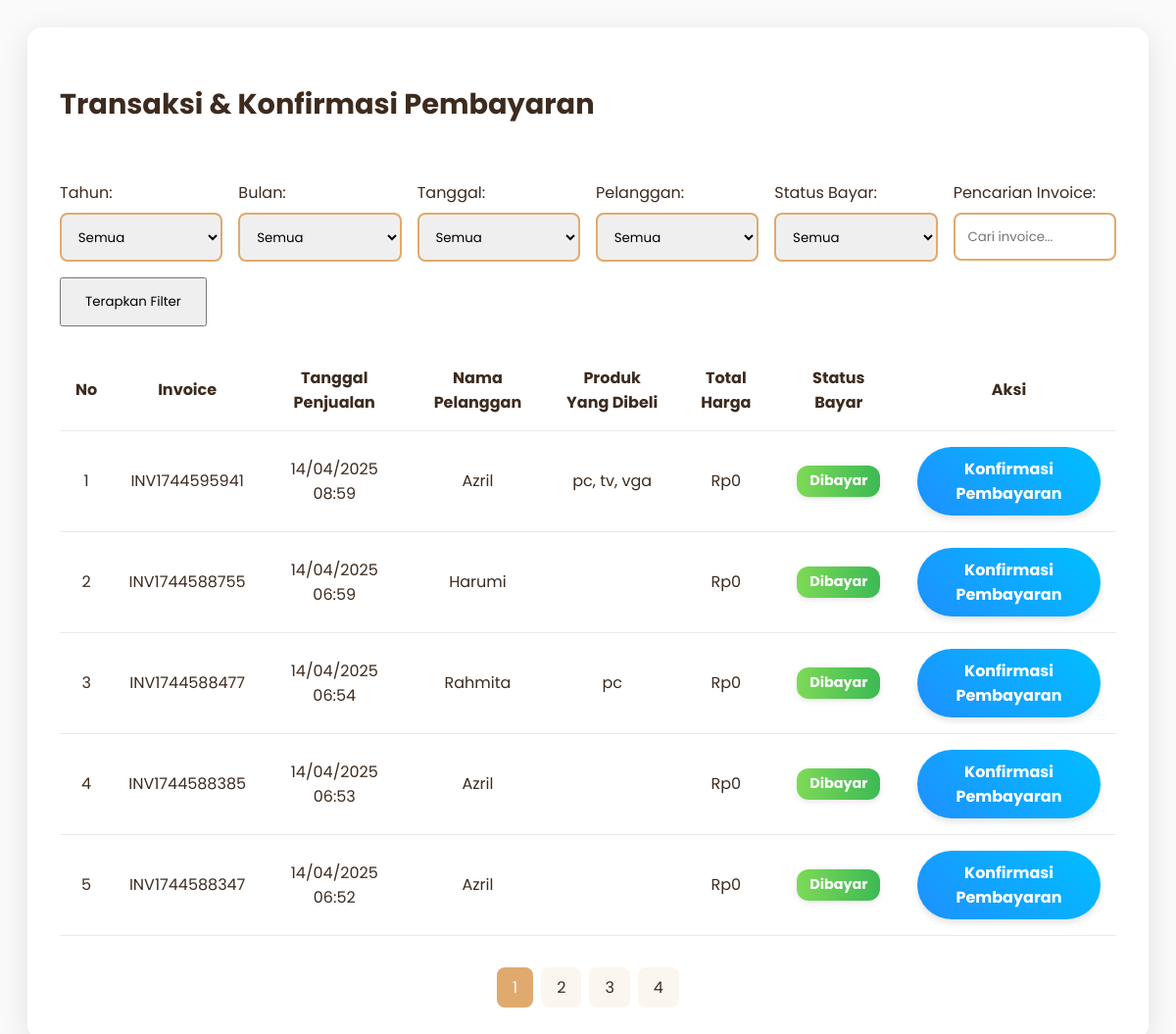
Screenshot of /admin/transaksi/transaksi.php with the database file from the repository.
### tables this page shows
CREATE TABLE `penjualan` (
  `PenjualanID` int(10) NOT NULL,
  `TanggalPenjualan` datetime DEFAULT NULL,
  `tgl_bayar` datetime NOT NULL,
  `PelangganID` int(10) DEFAULT NULL,
  `status_bayar` enum('belum dibayar','dibayar') NOT NULL DEFAULT 'belum dibayar',
  `invoice` varchar(50) NOT NULL,
  `diskon` decimal(5,2) DEFAULT NULL,
  `pajak` decimal(5,2) DEFAULT NULL,
  `updated_at` datetime DEFAULT current_timestamp() ON UPDATE current_timestamp()
);

CREATE TABLE `pelanggan` (
  `PelangganID` int(10) NOT NULL,
  `NamaPelanggan` varchar(255) DEFAULT NULL,
  `Alamat` text DEFAULT NULL,
  `NomorTelepon` varchar(20) DEFAULT NULL,
  `jk` enum('Laki_Laki','Perempuan') NOT NULL
);

### admin/transaksi/transaksi.php (the view, shortened to what this page needs)
<?php
$koneksi = new mysqli("localhost", "root", "", "kasir_reddra");
$tahun            = isset($_GET['tahun']) ? $_GET['tahun'] : '';
$bulan            = isset($_GET['bulan']) ? $_GET['bulan'] : '';
$tanggal          = isset($_GET['tanggal']) ? $_GET['tanggal'] : '';
$pelanggan_filter = isset($_GET['pelanggan']) ? $_GET['pelanggan'] : '';
$search           = isset($_GET['search']) ? $_GET['search'] : '';
$status_filter    = isset($_GET['status_bayar']) ? $_GET['status_bayar'] : '';
$where_conditions = [];
$params = [];
$param_types = "";
$where_clause = (count($where_conditions) > 0) ? "WHERE " . implode(" AND ", $where_conditions) : "";
$results_per_page = 5;
$page = isset($_GET['page']) ? intval($_GET['page']) : 1;
$page = ($page < 1) ? 1 : $page;
$start_from = ($page - 1) * $results_per_page;
$query = "SELECT
            p.PenjualanID,
            p.invoice,
            p.TanggalPenjualan,
            pel.NamaPelanggan,
            p.status_bayar,
            IFNULL(MAX(dp.total_harga), 0) AS Total_Harga,
            GROUP_CONCAT(prod.NamaProduk SEPARATOR ', ') AS Produk_Dibeli
          FROM penjualan p
          LEFT JOIN pelanggan pel ON p.PelangganID = pel.PelangganID
          LEFT JOIN detailpenjualan dp ON p.PenjualanID = dp.PenjualanID
          LEFT JOIN produk prod ON dp.ProdukID = prod.ProdukID
          $where_clause
          GROUP BY p.PenjualanID
          ORDER BY p.PenjualanID DESC
          LIMIT ?, ?";
$params_for_query = $params;
$params_for_query[] = $start_from;
$params_for_query[] = $results_per_page;
$param_types_for_query = $param_types . "ii";
$stmt = $koneksi->prepare($query);
if ($stmt) {
    if ($params_for_query) {
        $stmt->bind_param($param_types_for_query, ...$params_for_query);
    }
    $stmt->execute();
    $result = $stmt->get_result();
} else {
    die("Query error: " . $koneksi->error);
}
$count_query = "SELECT COUNT(*) AS total FROM (
                    SELECT p.PenjualanID
                    FROM penjualan p
                    LEFT JOIN pelanggan pel ON p.PelangganID = pel.PelangganID
                    $where_clause
                    GROUP BY p.PenjualanID
                ) AS subquery";
$count_stmt = $koneksi->prepare($count_query);
if ($count_stmt) {
    $count_stmt->execute();
    $count_result = $count_stmt->get_result();
    $row_total = $count_result->fetch_assoc();
    $total_data = $row_total["total"] ?? 0;
    $total_pages = ceil($total_data / $results_per_page);
} else {
    $total_pages = 1;
}
?>
<!DOCTYPE html>
<html lang="id">
<head>
    <link rel="stylesheet" href="https://cdnjs.cloudflare.com/ajax/libs/font-awesome/6.4.0/css/all.min.css">
    <link rel="stylesheet" href="https://cdn.jsdelivr.net/npm/sweetalert2@11/dist/sweetalert2.min.css">
</head>
<body>
    <div class="glass-panel">
        <div class="header">
            <h2 class="page-title">Transaksi & Konfirmasi Pembayaran</h2>
        </div>
        <div class="filters">
            <div class="filter-group">
                <label>Tahun:</label>
                <select id="tahun">
                    <option value="">Semua</option>
                </select>
            </div>
            <div class="filter-group">
                <label>Bulan:</label>
                <select id="bulan">
                    <option value="">Semua</option>
                </select>
            </div>
            <div class="filter-group">
                <label>Tanggal:</label>
                <select id="tanggal">
                    <option value="">Semua</option>
                </select>
            </div>
            <div class="filter-group">
                <label>Pelanggan:</label>
                <select id="pelanggan">
                    <option value="">Semua</option>
                </select>
            </div>
            <div class="filter-group">
                <label>Status Bayar:</label>
                <select id="status_bayar">
                    <option value="">Semua</option>
                </select>
            </div>
            <div class="filter-group">
                <label>Pencarian Invoice:</label>
                <input type="text" id="search" placeholder="Cari invoice..." value="<?= htmlspecialchars($search) ?>">
            </div>
            <div class="filter-group" style="align-self: flex-end;">
                <button style="padding: 0.8rem 1.5rem;" onclick="applyFilter()">Terapkan Filter</button>
            </div>
        </div>
        <table class="data-table">
            <thead>
                <tr>
                    <th>No</th>
                    <th>Invoice</th>
                    <th>Tanggal Penjualan</th>
                    <th>Nama Pelanggan</th>
                    <th>Produk Yang Dibeli</th>
                    <th>Total Harga</th>
                    <th>Status Bayar</th>
                    <th>Aksi</th>
                </tr>
            </thead>
            <tbody id="tableBody">
                <?php if ($result && $result->num_rows > 0): ?>
                <?php $no = 1 + (($page - 1) * $results_per_page); ?>
                <?php while ($row = $result->fetch_assoc()): ?>
                <tr>
                    <td><?= $no++ ?></td>
                    <td><?= htmlspecialchars($row['invoice']) ?></td>
                    <td><?= date('d/m/Y H:i', strtotime($row['TanggalPenjualan'])) ?></td>
                    <td><?= htmlspecialchars($row['NamaPelanggan'] ?? 'Umum') ?></td>
                    <td><?= htmlspecialchars($row['Produk_Dibeli']) ?></td>
                    <td>Rp<?= number_format($row['Total_Harga'], 0, ',', '.') ?></td>
                    <td>
                        <?php if ($row['status_bayar'] == 'belum dibayar'): ?>
                        <span class="badge status-belum"><?= htmlspecialchars($row['status_bayar']) ?></span>
                        <?php else: ?>
                        <span class="badge status-dibayar"><?= htmlspecialchars($row['status_bayar']) ?></span>
                        <?php endif; ?>
                    </td>
                    <td>
                        <a href="konfirmasi.php?id=<?= $row['PenjualanID'] ?>" class="btn-konfirmasi">Konfirmasi
                            Pembayaran</a>
                    </td>
                </tr>
                <?php endwhile; ?>
                <?php else: ?>
                <tr>
                    <td colspan="8" style="text-align:center; padding:2rem;">Tidak ada data transaksi</td>
                </tr>
                <?php endif; ?>
            </tbody>
        </table>
        <?php if ($total_pages > 1): ?>
        <div class="pagination">
            <?php
                $query_str = "tahun=" . urlencode($tahun) . "&bulan=" . urlencode($bulan) . "&tanggal=" . urlencode($tanggal);
                $query_str .= ($pelanggan_filter !== "") ? "&pelanggan=" . urlencode($pelanggan_filter) : "";
                $query_str .= ($status_filter !== "") ? "&status_bayar=" . urlencode($status_filter) : "";
                $query_str .= ($search !== "") ? "&search=" . urlencode($search) : "";
            ?>
            <?php for ($i = 1; $i <= $total_pages; $i++): ?>
            <a href="?page=<?= $i ?>&<?= $query_str ?>" class="page-item <?= $i == $page ? 'active' : '' ?>">
                <?= $i ?>
            </a>
            <?php endfor; ?>
        </div>
        <?php endif; ?>
    </div>
</body>
</html>

### admin/transaksi/transaksi.php (style rules this page uses)
* { box-sizing: border-box; font-family: 'Poppins', sans-serif; }
body { background: #fafafa; color: #3D2B1F; padding: 20px; }
.glass-panel { background: rgba(255, 255, 255, 0.98); backdrop-filter: blur(15px); border: 1px solid rgba(255, 255, 255, 0.2); box-shadow: 0 8px 32px rgba(0, 0, 0, 0.1); border-radius: 15px; padding: 2rem; margin: 0 auto; max-width: 1200px; }
.header { display: flex; justify-content: space-between; align-items: center; margin-bottom: 1.5rem; }
.page-title { font-size: 1.8rem; color: #3D2B1F; position: relative; padding-bottom: 0.5rem; }
.filters { display: flex; flex-wrap: wrap; gap: 1rem; margin-bottom: 1.5rem; }
.filter-group { flex: 1; min-width: 150px; }
select, input { width: 100%; padding: 0.8rem; border: 2px solid #E0AA6E; border-radius: 8px; margin-top: 0.5rem; }
.data-table { width: 100%; border-collapse: collapse; margin-top: 1rem; }
.data-table th, .data-table td { padding: 1rem; border-bottom: 1px solid rgba(61, 43, 31, 0.1); text-align: center; }
.badge { display: inline-block; padding: 0.4em 0.9em; font-size: 0.9em; border-radius: 12px; font-weight: bold; margin: 2px; text-transform: capitalize; box-shadow: 0px 2px 6px rgba(0, 0, 0, 0.1); }
.status-dibayar { background: linear-gradient(to right, #7ed957, #3cba54); color: #fff; }
.btn-konfirmasi { display: inline-block; padding: 10px 20px; background: linear-gradient(45deg, #1e90ff, #00bfff); color: #fff; text-decoration: none; border: none; border-radius: 50px; font-weight: bold; transition: background 0.3s ease, box-shadow 0.3s ease; box-shadow: 0 4px 6px rgba(0, 0, 0, 0.1); }
.pagination { display: flex; justify-content: center; gap: 0.5rem; margin-top: 2rem; }
.page-item { padding: 0.5rem 1rem; border-radius: 8px; background: rgba(224, 170, 110, 0.1); color: #3D2B1F; text-decoration: none; }
.page-item.active { background: #E0AA6E; color: white; }

### rows the page displays
penjualan: invoice "INV1744595941", TanggalPenjualan "14/04/2025 08:59", PelangganID.NamaPelanggan "Azril", Produk_Dibeli "pc, tv, vga", Total_Harga "0", status_bayar "Dibayar"
penjualan: invoice "INV1744588755", TanggalPenjualan "14/04/2025 06:59", PelangganID.NamaPelanggan "Harumi", Total_Harga "0", status_bayar "Dibayar"
penjualan: invoice "INV1744588477", TanggalPenjualan "14/04/2025 06:54", PelangganID.NamaPelanggan "Rahmita", Produk_Dibeli "pc", Total_Harga "0", status_bayar "Dibayar"
penjualan: invoice "INV1744588385", TanggalPenjualan "14/04/2025 06:53", PelangganID.NamaPelanggan "Azril", Total_Harga "0", status_bayar "Dibayar"
penjualan: invoice "INV1744588347", TanggalPenjualan "14/04/2025 06:52", PelangganID.NamaPelanggan "Azril", Total_Harga "0", status_bayar "Dibayar"
